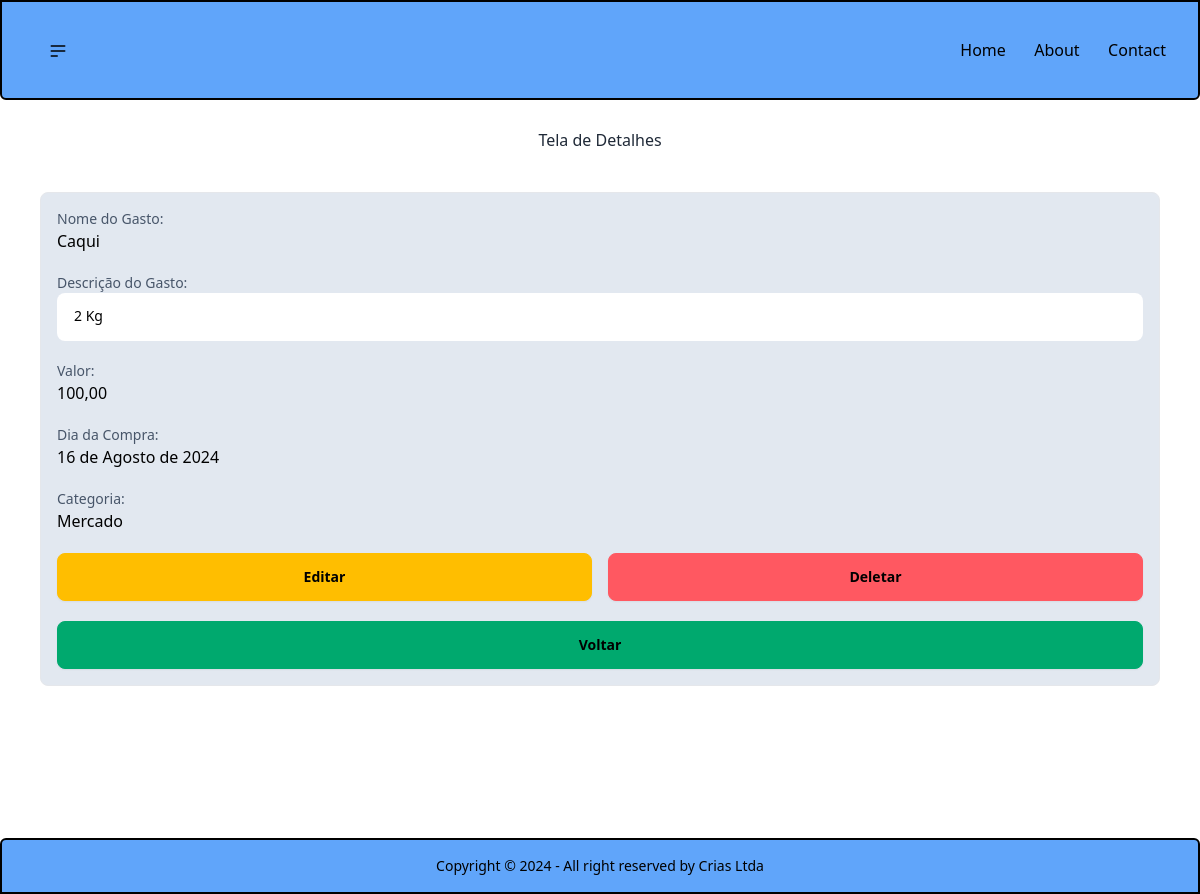
Screenshot of /info_gasto/2 with the database file from the repository.
### nota/models.py (models this page shows, shortened)
class Nota(models.Model):
    name = models.CharField(max_length=255, help_text='Titulo para a compra feita')
    description = models.TextField(max_length=255, blank=True, help_text='Descrição do que foi comprado')
    value = models.DecimalField(blank=True, max_digits=10, decimal_places=2, help_text='Valor da Compra')
    datetime = models.DateField(blank=True,  help_text='Dia em que a comprar foi efetuada')
    category = models.ForeignKey(Category, on_delete=models.CASCADE, help_text='Categoria da Comprar feita')

class Category(models.Model):
    name = models.CharField(max_length=255)
    def __str__(self):
        return self.name

### nota/views.py (the view)
# urls.py: path('info_gasto/<int:pk>', views.detail_gasto, name='info_gasto'),
def detail_gasto(request, pk):
    nota = get_object_or_404(Nota, pk=pk)
    return render(request, 'nota/crud/detail.html', context={'nota': nota})

### templates/nota/crud/detail.html
{% extends 'nota/base/base.html' %}
{% block content %}
    <h1 class="flex  justify-center"> Tela de Detalhes</h1>
    <div class="card text-black bg-slate-200 grid grid-cols-1 gap-5 justify-center border rounded-lg m-6 p-4 sm:m-10">
        <label class="form-control">
            <span class="label-text text-slate-600">Nome do Gasto: </span>
            <span>{{ nota.name }} </span>
        </label>
        <label class="form-control">
            <span class="label-text  text-slate-600">Descrição do Gasto: </span>
            <span class="textarea bg-white h-20 max-h-fit">{{ nota.description }} </span>
        </label>
        <label class="form-control">
            <span class="label-text text-slate-600">Valor: </span>
            <span>{{ nota.value }} </span>
        </label>
        <label class="form-control">
            <span class="label-text text-slate-600">Dia da Compra: </span>
            <span>{{ nota.datetime }} </span>
        </label>
        <label class="form-control">
            <span class="label-text text-slate-600">Categoria: </span>
            <span>{{ nota.category }} </span>
        </label>
    <div class="grid grid-cols-2 gap-4">
        <a href="{% url 'update_gasto' nota.id %}" class="btn btn-warning">Editar</a>
        <a href="{% url 'delete_gasto' nota.id %}" class="btn btn-error">Deletar</a>
    </div>
    <a href="{% url 'home' %}" class="btn btn-success"> Voltar</a>
    </div>
{% endblock %}

### rows the page displays
Nota: name "Caqui", description "2 Kg", value "100,00", datetime "16 de Agosto de 2024", category "Mercado"
